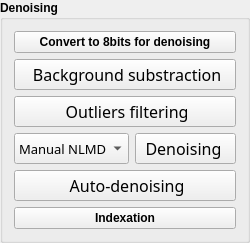
         <widget class="QGroupBox" name="groupBox">
          <property name="font">
           <font>
            <bold>true</bold>
           </font>
          </property>
          <property name="title">
           <string>Denoising</string>
          </property>
          <layout class="QVBoxLayout" name="verticalLayout_11">
           <item>
            <widget class="QPushButton" name="Eight_bits_button">
             <property name="enabled">
              <bool>true</bool>
             </property>
             <property name="text">
              <string>Convert to 8bits for denoising</string>
             </property>
             <property name="icon">
              <iconset>
               <normaloff>icons/Export.png</normaloff>icons/Export.png</iconset>
             </property>
            </widget>
           </item>
           <item>
            <widget class="QPushButton" name="Background_remover_button">
             <property name="sizePolicy">
              <sizepolicy hsizetype="Minimum" vsizetype="Minimum">
               <horstretch>0</horstretch>
               <verstretch>0</verstretch>
              </sizepolicy>
             </property>
             <property name="minimumSize">
              <size>
               <width>101</width>
               <height>0</height>
              </size>
             </property>
             <property name="font">
              <font>
               <family>Noto Sans Cond</family>
               <pointsize>12</pointsize>
               <italic>false</italic>
               <bold>false</bold>
              </font>
             </property>
             <property name="toolTip">
              <string>&lt;html&gt;&lt;head/&gt;&lt;body&gt;&lt;p&gt;&lt;span style=&quot; font-size:11pt;&quot;&gt;Remove FFT first component.&lt;/span&gt;&lt;/p&gt;&lt;/body&gt;&lt;/html&gt;</string>
             </property>
             <property name="styleSheet">
              <string notr="true"/>
             </property>
             <property name="text">
              <string> Background substraction</string>
             </property>
             <property name="icon">
              <iconset>
               <normaloff>icons/background_icon.png</normaloff>icons/background_icon.png</iconset>
             </property>
            </widget>
           </item>
           <item>
            <widget class="QPushButton" name="Remove_outliers_button">
             <property name="sizePolicy">
              <sizepolicy hsizetype="Minimum" vsizetype="Minimum">
               <horstretch>0</horstretch>
               <verstretch>0</verstretch>
              </sizepolicy>
             </property>
             <property name="minimumSize">
              <size>
               <width>101</width>
               <height>0</height>
              </size>
             </property>
             <property name="font">
              <font>
               <family>Noto Sans Cond</family>
               <pointsize>12</pointsize>
               <italic>false</italic>
               <bold>false</bold>
              </font>
             </property>
             <property name="toolTip">
              <string>&lt;html&gt;&lt;head/&gt;&lt;body&gt;&lt;p&gt;&lt;span style=&quot; font-size:11pt;&quot;&gt;Filter outliers using median approach.&lt;/span&gt;&lt;/p&gt;&lt;/body&gt;&lt;/html&gt;</string>
             </property>
             <property name="styleSheet">
              <string notr="true"/>
             </property>
             <property name="text">
              <string> Outliers filtering</string>
             </property>
             <property name="icon">
              <iconset>
               <normaloff>icons/remove_outliers_icon.png</normaloff>icons/remove_outliers_icon.png</iconset>
             </property>
            </widget>
           </item>
           <item>
            <layout class="QHBoxLayout" name="horizontalLayout">
             <item>
              <widget class="QComboBox" name="Choice_denoiser">
               <property name="sizePolicy">
                <sizepolicy hsizetype="Preferred" vsizetype="Minimum">
                 <horstretch>0</horstretch>
                 <verstretch>0</verstretch>
                </sizepolicy>
               </property>
               <property name="font">
                <font>
                 <family>Noto Sans Cond</family>
                 <pointsize>10</pointsize>
                 <italic>false</italic>
                 <bold>false</bold>
                </font>
               </property>
               <property name="contextMenuPolicy">
                <enum>Qt::ContextMenuPolicy::NoContextMenu</enum>
               </property>
               <property name="toolTip">
                <string>&lt;html&gt;&lt;head/&gt;&lt;body&gt;&lt;p&gt;&lt;span style=&quot; font-size:11pt;&quot;&gt;Choose of the algorithm.&lt;/span&gt;&lt;/p&gt;&lt;/body&gt;&lt;/html&gt;</string>
               </property>
               <property name="styleSheet">
                <string notr="true"/>
               </property>
               <item>
                <property name="text">
                 <string>Manual NLMD</string>
                </property>
               </item>
               <item>
                <property name="text">
                 <string>Manual BM3D</string>
                </property>
               </item>
               <item>
                <property name="text">
                 <string>Manual VSNR</string>
                </property>
               </item>
              </widget>
             </item>
             <item alignment="">
              <widget class="QPushButton" name="Manual_denoising_button">
               <property name="sizePolicy">
                <sizepolicy hsizetype="Expanding" vsizetype="Minimum">
                 <horstretch>0</horstretch>
                 <verstretch>0</verstretch>
                </sizepolicy>
               </property>
               <property name="minimumSize">
                <size>
                 <width>101</width>
                 <height>0</height>
                </size>
               </property>
               <property name="font">
                <font>
                 <family>Noto Sans Cond</family>
                 <pointsize>12</pointsize>
                 <italic>false</italic>
                 <bold>false</bold>
                </font>
               </property>
               <property name="toolTip">
                <string>&lt;html&gt;&lt;head/&gt;&lt;body&gt;&lt;p&gt;&lt;span style=&quot; font-size:11pt;&quot;&gt;Perform manual denoising step.&lt;/span&gt;&lt;/p&gt;&lt;/body&gt;&lt;/html&gt;</string>
               </property>
               <property name="styleSheet">
                <string notr="true"/>
               </property>
               <property name="text">
                <string> Denoising  </string>
               </property>
               <property name="icon">
                <iconset>
                 <normaloff>icons/filter_icon.png</normaloff>icons/filter_icon.png</iconset>
               </property>
              </widget>
             </item>
            </layout>
           </item>
           <item>
            <widget class="QPushButton" name="Auto_denoising_button">
             <property name="sizePolicy">
              <sizepolicy hsizetype="Minimum" vsizetype="Minimum">
               <horstretch>0</horstretch>
               <verstretch>0</verstretch>
              </sizepolicy>
             </property>
             <property name="minimumSize">
              <size>
               <width>101</width>
               <height>0</height>
              </size>
             </property>
             <property name="font">
              <font>
               <family>Noto Sans Cond</family>
               <pointsize>12</pointsize>
               <italic>false</italic>
               <bold>false</bold>
              </font>
             </property>
             <property name="toolTip">
              <string>&lt;html&gt;&lt;head/&gt;&lt;body&gt;&lt;p&gt;&lt;span style=&quot; font-size:11pt;&quot;&gt;Define best denoising parameter using an image reference.&lt;/span&gt;&lt;/p&gt;&lt;/body&gt;&lt;/html&gt;</string>
             </property>
             <property name="styleSheet">
              <string notr="true"/>
             </property>
             <property name="text">
              <string> Auto-denoising</string>
             </property>
             <property name="icon">
              <iconset>
               <normaloff>icons/filter_icon.png</normaloff>icons/filter_icon.png</iconset>
             </property>
            </widget>
           </item>
           <item>
            <widget class="QPushButton" name="Indexation_button">
             <property name="toolTip">
              <string>&lt;html&gt;&lt;head/&gt;&lt;body&gt;&lt;p&gt;&lt;span style=&quot; font-size:11pt;&quot;&gt;Orientation indexing for eCHORD data.&lt;/span&gt;&lt;/p&gt;&lt;/body&gt;&lt;/html&gt;</string>
             </property>
             <property name="text">
              <string>Indexation</string>
             </property>
             <property name="icon">
              <iconset>
               <normaloff>icons/Indexation_icon.png</normaloff>icons/Indexation_icon.png</iconset>
             </property>
            </widget>
           </item>
          </layout>
         </widget>
